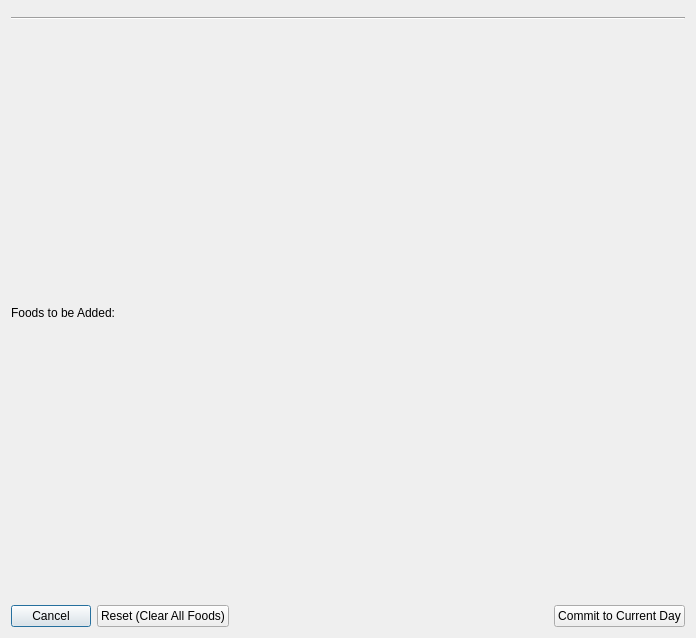
<?xml version="1.0" encoding="UTF-8"?>
<ui version="4.0">
 <class>AddFoodClass</class>
 <widget class="QDialog" name="AddFoodClass">
  <property name="windowModality">
   <enum>Qt::WindowModal</enum>
  </property>
  <property name="geometry">
   <rect>
    <x>0</x>
    <y>0</y>
    <width>696</width>
    <height>638</height>
   </rect>
  </property>
  <property name="windowTitle">
   <string>Add Food(s) to Current Day</string>
  </property>
  <layout class="QVBoxLayout" name="verticalLayout">
   <item>
    <widget class="FoodSearchControl" name="fscSearch" native="true">
     <property name="sizePolicy">
      <sizepolicy hsizetype="Expanding" vsizetype="Fixed">
       <horstretch>0</horstretch>
       <verstretch>0</verstretch>
      </sizepolicy>
     </property>
     <property name="maximumSize">
      <size>
       <width>16777215</width>
       <height>16777215</height>
      </size>
     </property>
    </widget>
   </item>
   <item>
    <widget class="Line" name="line">
     <property name="orientation">
      <enum>Qt::Horizontal</enum>
     </property>
    </widget>
   </item>
   <item>
    <widget class="SelectFoodControl" name="sfcResultsList" native="true"/>
   </item>
   <item>
    <widget class="QLabel" name="label_3">
     <property name="text">
      <string>Foods to be Added:</string>
     </property>
    </widget>
   </item>
   <item>
    <widget class="FoodTree" name="ftFoodsToAdd" native="true"/>
   </item>
   <item>
    <layout class="QHBoxLayout" name="horizontalLayout_2">
     <item>
      <widget class="QPushButton" name="btnCancel">
       <property name="text">
        <string>Cancel</string>
       </property>
      </widget>
     </item>
     <item>
      <widget class="QPushButton" name="btnReset">
       <property name="text">
        <string>Reset (Clear All Foods)</string>
       </property>
      </widget>
     </item>
     <item>
      <spacer name="horizontalSpacer_2">
       <property name="orientation">
        <enum>Qt::Horizontal</enum>
       </property>
       <property name="sizeHint" stdset="0">
        <size>
         <width>40</width>
         <height>20</height>
        </size>
       </property>
      </spacer>
     </item>
     <item>
      <widget class="QPushButton" name="btnCommit">
       <property name="text">
        <string>Commit to Current Day</string>
       </property>
      </widget>
     </item>
    </layout>
   </item>
  </layout>
 </widget>
 <layoutdefault spacing="6" margin="11"/>
 <customwidgets>
  <customwidget>
   <class>FoodSearchControl</class>
   <extends>QWidget</extends>
   <header>widgets/food_search_control.h</header>
   <container>1</container>
  </customwidget>
  <customwidget>
   <class>SelectFoodControl</class>
   <extends>QWidget</extends>
   <header>widgets/select_food_control.h</header>
   <container>1</container>
  </customwidget>
  <customwidget>
   <class>FoodTree</class>
   <extends>QWidget</extends>
   <header>widgets/food_tree.h</header>
   <container>1</container>
  </customwidget>
 </customwidgets>
 <resources/>
 <connections/>
</ui>
